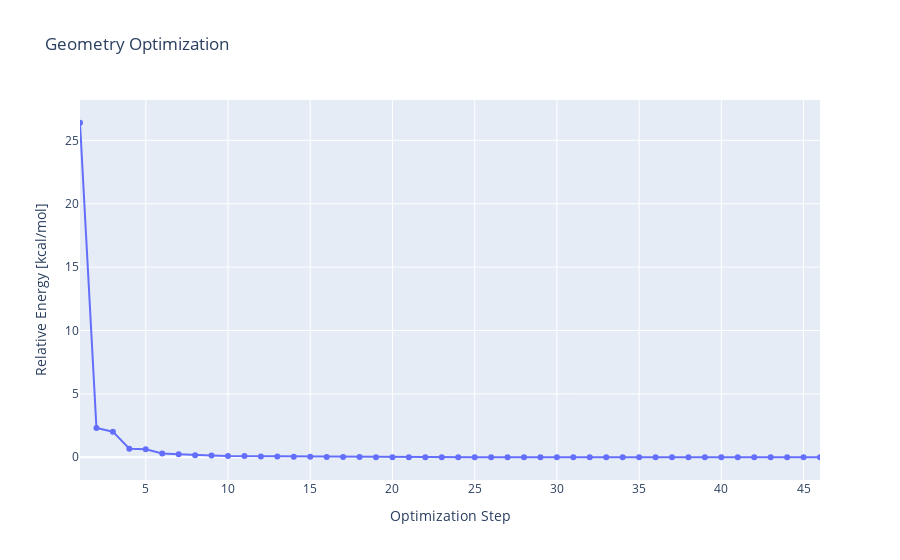

Here is the notebook cell this chart was saved with:
### Code cell
rr.show_history()

### Figure 1 — Plotly figure (JSON) as saved in the notebook; plotly's stock layout.template omitted (floating-point values rounded to 4 significant figures)
{"data": [{"mode": "lines+markers", "type": "scatter", "x": [1, 2, 3, 4, 5, 6, 7, 8, 9, 10, 11, 12, 13, 14, 15, 16, 17, 18, 19, 20, 21, 22, 23, 24, 25, 26, 27, 28, 29, 30, 31, 32, 33, 34, 35, 36, 37, 38, 39, 40, 41, 42, 43, 44, 45, 46], "y": [26.39, 2.314, 2.019, 0.674, 0.63, 0.3, 0.245, 0.167, 0.142, 0.102, 0.093, 0.068, 0.054, 0.042, 0.032, 0.021, 0.015, 0.011, 0.008, 0.007, 0.004, 0.003, 0.002, 0.002, 0.001, 0.001, 0.001, 0, 0, 0, 0, 0, 0, 0, 0, 0, 0, 0, 0, 0, 0, 0, 0, 0, 0, 0]}], "layout": {"title": {"text": "Geometry Optimization"}, "xaxis": {"range": [1, 46], "title": {"text": "Optimization Step"}}, "yaxis": {"title": {"text": "Relative Energy [kcal/mol]"}, "zeroline": true}}}
